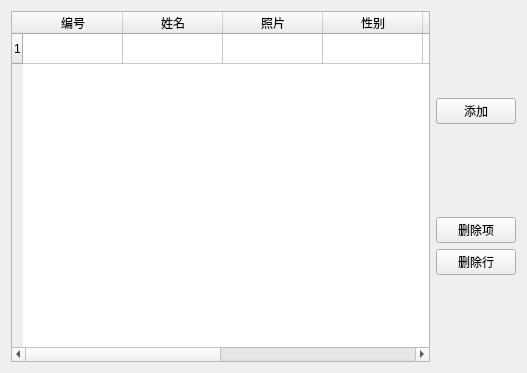
<?xml version="1.0" encoding="UTF-8"?>
<ui version="4.0">
 <class>StudentInfoWidget</class>
 <widget class="QWidget" name="StudentInfoWidget">
  <property name="geometry">
   <rect>
    <x>0</x>
    <y>0</y>
    <width>527</width>
    <height>373</height>
   </rect>
  </property>
  <property name="windowTitle">
   <string>Form</string>
  </property>
  <layout class="QHBoxLayout" name="horizontalLayout">
   <item>
    <widget class="QTableWidget" name="studentInfoTableWidget">
     <row/>
     <column>
      <property name="text">
       <string>编号</string>
      </property>
     </column>
     <column>
      <property name="text">
       <string>姓名</string>
      </property>
     </column>
     <column>
      <property name="text">
       <string>照片</string>
      </property>
     </column>
     <column>
      <property name="text">
       <string>性别</string>
      </property>
     </column>
     <column>
      <property name="text">
       <string>生日</string>
      </property>
     </column>
     <column>
      <property name="text">
       <string>加入时间</string>
      </property>
     </column>
     <column>
      <property name="text">
       <string>学习目标</string>
      </property>
     </column>
     <column>
      <property name="text">
       <string>学习进度</string>
      </property>
     </column>
    </widget>
   </item>
   <item>
    <layout class="QVBoxLayout" name="verticalLayout">
     <item>
      <spacer name="verticalSpacer">
       <property name="orientation">
        <enum>Qt::Orientation::Vertical</enum>
       </property>
       <property name="sizeHint" stdset="0">
        <size>
         <width>20</width>
         <height>40</height>
        </size>
       </property>
      </spacer>
     </item>
     <item>
      <widget class="QPushButton" name="btn_add">
       <property name="text">
        <string>添加</string>
       </property>
      </widget>
     </item>
     <item>
      <spacer name="verticalSpacer_2">
       <property name="orientation">
        <enum>Qt::Orientation::Vertical</enum>
       </property>
       <property name="sizeHint" stdset="0">
        <size>
         <width>20</width>
         <height>40</height>
        </size>
       </property>
      </spacer>
     </item>
     <item>
      <widget class="QPushButton" name="btn_DeleteItem">
       <property name="text">
        <string>删除项</string>
       </property>
      </widget>
     </item>
     <item>
      <widget class="QPushButton" name="btn_DeleteLine">
       <property name="text">
        <string>删除行</string>
       </property>
      </widget>
     </item>
     <item>
      <spacer name="verticalSpacer_3">
       <property name="orientation">
        <enum>Qt::Orientation::Vertical</enum>
       </property>
       <property name="sizeHint" stdset="0">
        <size>
         <width>20</width>
         <height>40</height>
        </size>
       </property>
      </spacer>
     </item>
    </layout>
   </item>
  </layout>
 </widget>
 <resources/>
 <connections/>
</ui>
